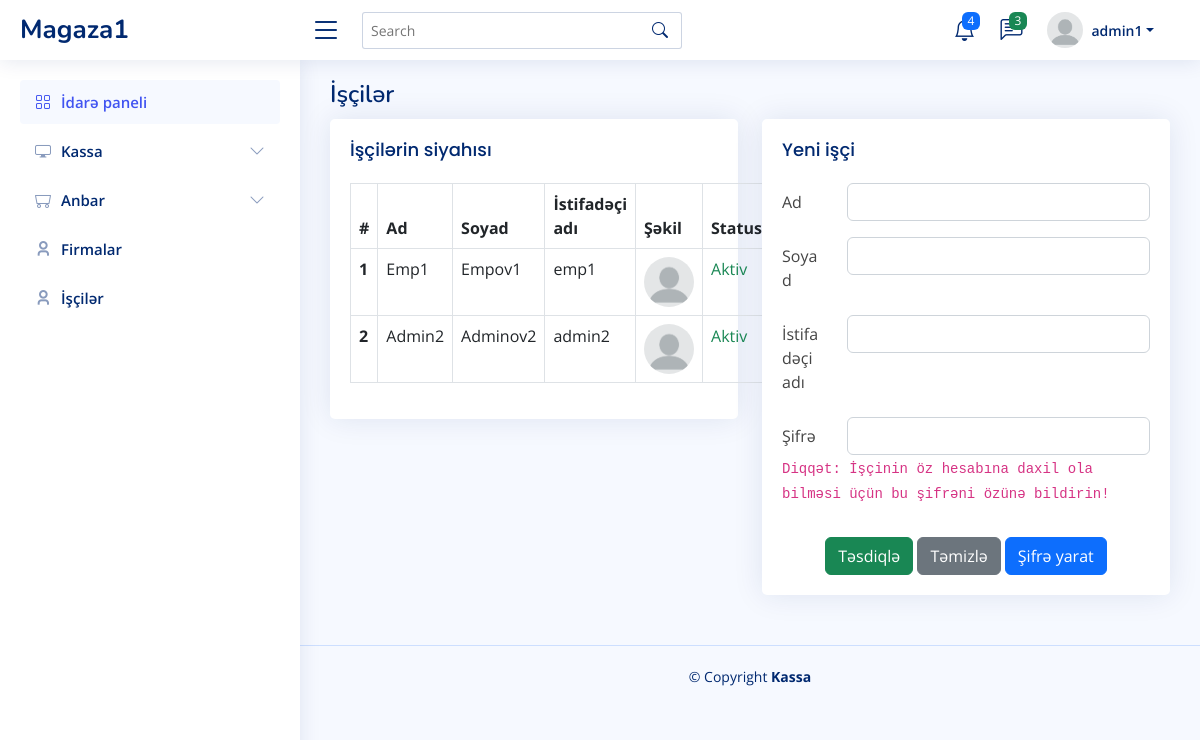
Page /employees (signed in) on the committed database.
### user/models.py (models this page shows)
class User(DateTimeLog, AbstractUser):
    profile_picture = models.ImageField(upload_to='images/user', null=True, default='images/user/profilepictures.png')
    is_manager = models.BooleanField(default=False)
    shop = models.ManyToManyField(Shop, verbose_name='Mağazalar')
    is_deleted = models.BooleanField(default=False)
    def __str__(self):
        return self.username

### app/models.py (models this page shows)
class DateTimeLog(models.Model):
    cdate = models.DateTimeField(auto_now_add=True, verbose_name='Yaranma tarixi')
    udate = models.DateTimeField(auto_now=True, verbose_name='Dəyişiklik tarixi')
    ddate = models.DateTimeField(auto_now=True, verbose_name='Silinmə tarixi')
    class Meta:
        abstract = True
        ordering = ("-cdate",)

class Shop(DateTimeLog):
    name = models.CharField('Mağaza adı', max_length=50, blank=False)
    unvan = models.TextField('Ünvan', max_length=100)
    def __str__(self):
        return self.name

### pos/views.py (the view, shortened to what this page needs)
# urls.py: path('employees', views.EmployeeView.as_view(), name='employees'),
class EmployeeView(CreateView):
    template_name = 'pos/employee.html'
    form_class = UserCreateForm
    success_url = reverse_lazy('pos:employees')
    def get_context_data(self, **kwargs):
        context = super().get_context_data()
        context['employees'] = User.objects.filter(Q(shop=self.request.session.get('curr_shop_id'))
                                                   & ~Q(id=self.request.user.id))
        return context

### user/forms.py
class UserCreateForm(UserCreationForm):
    def __init__(self, *args, **kwargs):
        super().__init__(*args, **kwargs)
        del self.fields['password2']
    class Meta:
        model = User
        fields = [
            'first_name',
            'last_name',
            'username',
            'password1',
        ]

### app/services.py (called while the page is built)
def check_user_for_create_shop(user_id):
    user = User.objects.prefetch_related('shop').filter(pk=user_id)
    if user:
        user = user[0]
        if user.is_superuser:
            return False
        if user.is_manager:  # if user is manager it means that user has a shop
            return False
        else:
            if user.shop.all():  # if user has a manager so user doesn't need to create a shop
                return False
        return True
    return False

### templates/pos/employee.html (shortened to what this page needs)
{% extends 'pos/index.html' %}
{% block main %}
    <div class="pagetitle">
        <h1>İşçilər</h1>
    </div>
    <section class="section">
        <div class="row">
            <div class="col-lg-6">
                <div class="card">
                    <div class="card-body table-wrapper-scroll-y my-custom-scrollbar h-25">
                        <h5 class="card-title">İşçilərin siyahısı</h5>
                        <table class="table table-bordered">
                            <thead>
                            <tr>
                                <th scope="col">#</th>
                                <th scope="col">Ad</th>
                                <th scope="col">Soyad</th>
                                <th scope="col">İstifadəçi adı</th>
                                <th scope="col">Şəkil</th>
                                <th scope="col">Status</th>
                            </tr>
                            </thead>
                            <tbody>
                            {% for employee in employees %}
                                <tr {% if employee.is_deleted %} class="table-secondary" {% endif %}>
                                    <th scope="row">{{ forloop.counter }}</th>
                                    <td>{{ employee.first_name }}</td>
                                    <td>{{ employee.last_name }}</td>
                                    <td class="emp_username">{{ employee.username }}</td>
                                    <td><img src="{{ employee.profile_picture.url }}" alt="Profil şəkili"
                                                class="rounded-circle" width="50" height="50"></td>
                                    <td>
                                        {% if employee.is_deleted %}
                                            <p class="text-muted">Bloklanan</p>
                                        {% else %}
                                            <p class="text-success">Aktiv</p>
                                        {% endif %}
                                    </td>
                                    <td>
                                        {% if employee.is_deleted %}
                                            <button class="btn btn-outline-danger" id="employee_restore_btn"
                                                    data-bs-toggle="modal" data-bs-target="#modal_employee_restore"
                                                    url="{% url 'pos:employee_restore' employee.id %}">
                                                <i class="bi bi-unlock" style="color: red;"></i>
                                            </button>
                                        {% else %}
                                            <button class="btn btn-outline-primary" id="employee_delete_btn"
                                                data-bs-toggle="modal" data-bs-target="#modal_employee_delete"
                                                url="{% url 'pos:employee_block' employee.id %}">
                                        </button>
                                        {% endif %}
                                    </td>
                                </tr>
                            {% empty %}
                                <tr>
                                    <td colspan="5" style="text-align: center;">Məlumat yoxdur</td>
                                </tr>
                            {% endfor %}
                            </tbody>
                        </table>
                    </div>
                </div>
            </div>
            <div class="col-lg-6">
                <div class="card">
                    <div class="card-body">
                        <h5 class="card-title">Yeni işçi</h5>
                        <form method="post">
                            <div class="row mb-3">
                                <label for="inputFirstName" class="col-sm-2 col-form-label">Ad</label>
                                <div class="col-sm-10">
                                    <input type="text" class="form-control" id="inputFirstName" name="first_name"
                                           required>
                                </div>
                            </div>
                            <div class="row mb-3">
                                <label for="inputLastName" class="col-sm-2 col-form-label">Soyad</label>
                                <div class="col-sm-10">
                                    <input type="text" class="form-control" id="inputLastName" name="last_name"
                                           required>
                                </div>
                            </div>
                            <div class="row mb-3">
                                <label for="inputUsername" class="col-sm-2 col-form-label">İstifadəçi adı</label>
                                <div class="col-sm-10">
                                    <input type="text" class="form-control" id="inputUsername" name="username" required>
                                </div>
                            </div>
                            <div class="row mb-3">
                                <label for="inputPassword1" class="col-sm-2 col-form-label">Şifrə</label>
                                <div class="col-sm-10">
                                    <input type="text" class="form-control" id="inputPassword1" name="password1"
                                           required>
                                </div>
                                <p><code>Diqqət: İşçinin öz hesabına daxil ola bilməsi üçün bu şifrəni özünə
                                    bildirin!</code></p>
                            </div>
                            <div class="text-center">
                                <button type="submit" class="btn btn-success">Təsdiqlə</button>
                                <button type="reset" class="btn btn-secondary">Təmizlə</button>
                                <button class="btn btn-primary" id="generate_password">Şifrə yarat</button>
                            </div>
                        </form>
                    </div>
                </div>
            </div>
        </div>
    </section>
{% endblock %}

### templates/partials/header.html (shortened to what this page needs)
  <header id="header" class="header fixed-top d-flex align-items-center">
    <div class="d-flex align-items-center justify-content-between">
      <a class="logo d-flex align-items-center">
        <span class="d-none d-lg-block">{{ request.user.shop.first }}</span>
      </a>
      <i class="bi bi-list toggle-sidebar-btn"></i>
    </div>
    <div class="search-bar">
      <form class="search-form d-flex align-items-center" method="POST" action="#">
        <input type="text" name="query" placeholder="Search" title="Enter search keyword">
        <button type="submit" title="Search"><i class="bi bi-search"></i></button>
      </form>
    </div>
    <nav class="header-nav ms-auto">
      <ul class="d-flex align-items-center" style="margin-right: 30px;">
        <li class="nav-item dropdown">
          <a class="nav-link nav-icon" href="#" data-bs-toggle="dropdown">
            <i class="bi bi-bell"></i>
            <span class="badge bg-primary badge-number">4</span>
          </a>
        </li>
        <li class="nav-item dropdown">
          <a class="nav-link nav-icon" href="#" data-bs-toggle="dropdown">
            <i class="bi bi-chat-left-text"></i>
            <span class="badge bg-success badge-number">3</span>
          </a>
        </li>
        <li class="nav-item dropdown pe-3">
          <a class="nav-link nav-profile d-flex align-items-center pe-0" href="#" data-bs-toggle="dropdown">
            <img src="{{ user.profile_picture.url }}" alt="Profile" class="rounded-circle">
            <span class="d-none d-md-block dropdown-toggle ps-2">{{ user }}</span>
          </a>
        </li>
      </ul>
    </nav>
  </header>

### static/assets/css/style.css (style rules this page uses)
:root { scroll-behavior: smooth; }
body { font-family: "Open Sans", sans-serif; background: #f6f9ff; color: #444444; }
a { color: #4154f1; text-decoration: none; }
h1, h2, h3, h4, h5, h6 { font-family: "Nunito", sans-serif; }
.pagetitle { margin-bottom: 10px; }
.pagetitle h1 { font-size: 24px; margin-bottom: 0; font-weight: 600; color: #012970; }
.card { margin-bottom: 30px; border: none; border-radius: 5px; box-shadow: 0px 0 30px rgba(1, 41, 112, 0.1); }
.card-title { padding: 20px 0 15px 0; font-size: 18px; font-weight: 500; color: #012970; font-family: "Poppins", sans-serif; }
.card-body { padding: 0 20px 20px 20px; }
.logo { line-height: 1; }
@media (min-width: 1200px) { .logo { width: 280px; } }
.logo span { font-size: 26px; font-weight: 700; color: #012970; font-family: "Nunito", sans-serif; }
.header { transition: all 0.5s; z-index: 997; height: 60px; box-shadow: 0px 2px 20px rgba(1, 41, 112, 0.1); background-color: #fff; padding-left: 20px; }
.header .toggle-sidebar-btn { font-size: 32px; padding-left: 10px; cursor: pointer; color: #012970; }
.header .search-bar { min-width: 360px; padding: 0 20px; }
.header .search-form { width: 100%; }
.header .search-form input { border: 0; font-size: 14px; color: #012970; border: 1px solid rgba(1, 41, 112, 0.2); padding: 7px 38px 7px 8px; border-radius: 3px; transition: 0.3s; width: 100%; }
.header .search-form button { border: 0; padding: 0; margin-left: -30px; background: none; }
.header .search-form button i { color: #012970; }
.header-nav ul { list-style: none; }
.header-nav>ul { margin: 0; padding: 0; }
.header-nav .nav-icon { font-size: 22px; color: #012970; margin-right: 25px; position: relative; }
.header-nav .nav-profile { color: #012970; }
.header-nav .nav-profile img { max-height: 36px; }
.header-nav .nav-profile span { font-size: 14px; font-weight: 600; }
.header-nav .badge-number { position: absolute; inset: -2px -5px auto auto; font-weight: normal; font-size: 12px; padding: 3px 6px; }

### rows in the picture
User: user.shop.first "Magaza1", profile_picture (picture), username "admin1"
User: first_name "Emp1", last_name "Empov1", username "emp1", profile_picture (picture), is_deleted "Aktiv"
User: first_name "Admin2", last_name "Adminov2", username "admin2", profile_picture (picture), is_deleted "Aktiv"
